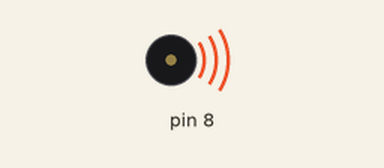
Bench run of a sketch on a simulated Arduino Uno, built with avr-gcc and run on an emulated ATmega328P. Parts: buzzer (waves = sounding).

Above: at 2.5 s.
Timing chart, 0 to 19.5 s (numbered marks = the images above):
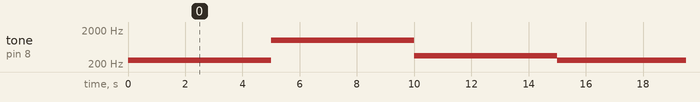

Measured:
- by itself, tone on pin 8: repeats every 15.0 s: 1000 Hz 5.0 s, 349 Hz 5.0 s, 262 Hz 5.0 s

The sketch:

sketch_aug10a.ino
```cpp
void setup() {
  pinMode(8,OUTPUT);
  Serial.begin(9600);

}


void loop() {
  tone(8, 262);
  delay(5000);
  tone(8, 1000);
  delay(5000);
  tone(8, 349);
  delay(5000);

}
```
